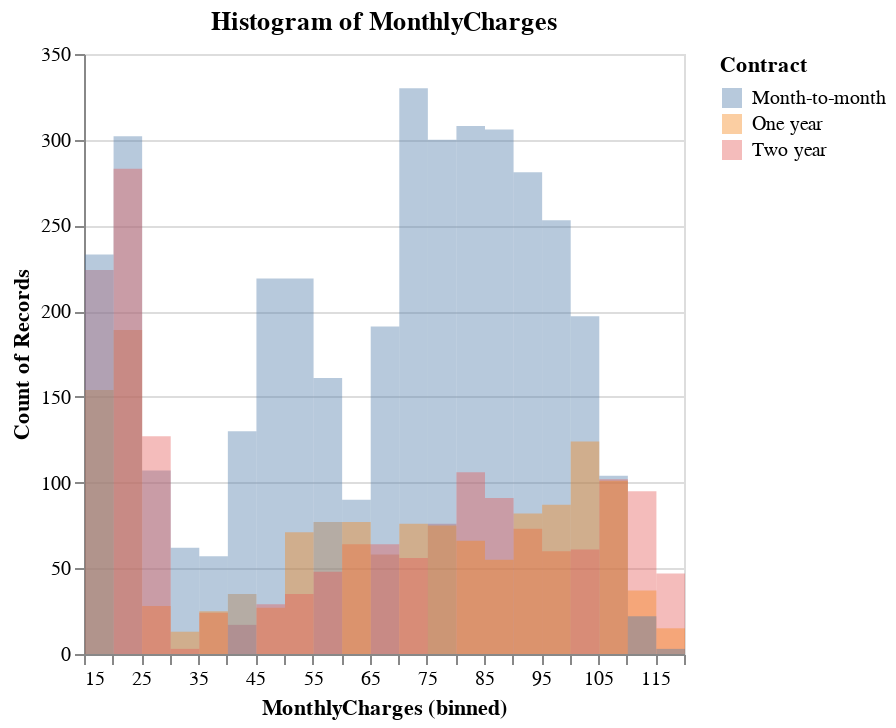

Here is the notebook cell this chart was saved with:
### Markdown cell above
- Different contract types do show different distributions of tenure.
- The tenure of monthly contract is short; otherwise, it's relatively high in two-year contract.

### Code cell
chart = (
    alt.Chart(df)
    .mark_bar(
        opacity=0.4,
        binSpacing=0,
    )
    .encode(
        alt.X("MonthlyCharges:Q").bin(maxbins=50),
        alt.Y("count()").stack(None),
        alt.Color("Contract:N"),
    )
    .properties(
        title="Histogram of MonthlyCharges",
    )
)

# chart.save(f"imgs/Histogram_of_MonthlyCharges.png", ppi=200)
chart.display()

### Figure 1 — Vega specification as saved in the notebook (floating-point values rounded to 4 significant figures)
{"$schema": "https://vega.github.io/schema/vega/v5.json", "data": [{"name": "source_0", "values": [{"Contract": "Month-to-month", "__count": 107, "bin_maxbins_50_MonthlyCharges": 25.0, "bin_maxbins_50_MonthlyCharges_end": 30.0}, {"Contract": "One year", "__count": 77, "bin_maxbins_50_MonthlyCharges": 55.0, "bin_maxbins_50_MonthlyCharges_end": 60.0}, {"Contract": "Month-to-month", "__count": 219, "bin_maxbins_50_MonthlyCharges": 50.0, "bin_maxbins_50_MonthlyCharges_end": 55.0}, {"Contract": "One year", "__count": 35, "bin_maxbins_50_MonthlyCharges": 40.0, "bin_maxbins_50_MonthlyCharges_end": 45.0}, {"Contract": "Month-to-month", "__count": 330, "bin_maxbins_50_MonthlyCharges": 70.0, "bin_maxbins_50_MonthlyCharges_end": 75.0}, {"Contract": "Month-to-month", "__count": 253, "bin_maxbins_50_MonthlyCharges": 95.0, "bin_maxbins_50_MonthlyCharges_end": 100.0}, {"Contract": "Month-to-month", "__count": 306, "bin_maxbins_50_MonthlyCharges": 85.0, "bin_maxbins_50_MonthlyCharges_end": 90.0}, {"Contract": "Month-to-month", "__count": 197, "bin_maxbins_50_MonthlyCharges": 100.0, "bin_maxbins_50_MonthlyCharges_end": 105.0}, {"Contract": "Month-to-month", "__count": 219, "bin_maxbins_50_MonthlyCharges": 45.0, "bin_maxbins_50_MonthlyCharges_end": 50.0}, {"Contract": "Two year", "__count": 224, "bin_maxbins_50_MonthlyCharges": 15.0, "bin_maxbins_50_MonthlyCharges_end": 20.0}, {"Contract": "One year", "__count": 124, "bin_maxbins_50_MonthlyCharges": 100.0, "bin_maxbins_50_MonthlyCharges_end": 105.0}, {"Contract": "Month-to-month", "__count": 104, "bin_maxbins_50_MonthlyCharges": 105.0, "bin_maxbins_50_MonthlyCharges_end": 110.0}, {"Contract": "Two year", "__count": 95, "bin_maxbins_50_MonthlyCharges": 110.0, "bin_maxbins_50_MonthlyCharges_end": 115.0}, {"Contract": "One year", "__count": 189, "bin_maxbins_50_MonthlyCharges": 20.0, "bin_maxbins_50_MonthlyCharges_end": 25.0}, {"Contract": "Two year", "__count": 102, "bin_maxbins_50_MonthlyCharges": 105.0, "bin_maxbins_50_MonthlyCharges_end": 110.0}, {"Contract": "Month-to-month", "__count": 161, "bin_maxbins_50_MonthlyCharges": 55.0, "bin_maxbins_50_MonthlyCharges_end": 60.0}, {"Contract": "Month-to-month", "__count": 281, "bin_maxbins_50_MonthlyCharges": 90.0, "bin_maxbins_50_MonthlyCharges_end": 95.0}, {"Contract": "Month-to-month", "__count": 57, "bin_maxbins_50_MonthlyCharges": 35.0, "bin_maxbins_50_MonthlyCharges_end": 40.0}, {"Contract": "One year", "__count": 154, "bin_maxbins_50_MonthlyCharges": 15.0, "bin_maxbins_50_MonthlyCharges_end": 20.0}, {"Contract": "Month-to-month", "__count": 302, "bin_maxbins_50_MonthlyCharges": 20.0, "bin_maxbins_50_MonthlyCharges_end": 25.0}, {"Contract": "Two year", "__count": 48, "bin_maxbins_50_MonthlyCharges": 55.0, "bin_maxbins_50_MonthlyCharges_end": 60.0}, {"Contract": "Month-to-month", "__count": 62, "bin_maxbins_50_MonthlyCharges": 30.0, "bin_maxbins_50_MonthlyCharges_end": 35.0}, {"Contract": "Two year", "__count": 73, "bin_maxbins_50_MonthlyCharges": 90.0, "bin_maxbins_50_MonthlyCharges_end": 95.0}, {"Contract": "Month-to-month", "__count": 90, "bin_maxbins_50_MonthlyCharges": 60.0, "bin_maxbins_50_MonthlyCharges_end": 65.0}, {"Contract": "Two year", "__count": 60, "bin_maxbins_50_MonthlyCharges": 95.0, "bin_maxbins_50_MonthlyCharges_end": 100.0}, {"Contract": "One year", "__count": 58, "bin_maxbins_50_MonthlyCharges": 65.0, "bin_maxbins_50_MonthlyCharges_end": 70.0}, {"Contract": "Month-to-month", "__count": 191, "bin_maxbins_50_MonthlyCharges": 65.0, "bin_maxbins_50_MonthlyCharges_end": 70.0}, {"Contract": "One year", "__count": 27, "bin_maxbins_50_MonthlyCharges": 45.0, "bin_maxbins_50_MonthlyCharges_end": 50.0}, {"Contract": "Two year", "__count": 64, "bin_maxbins_50_MonthlyCharges": 65.0, "bin_maxbins_50_MonthlyCharges_end": 70.0}, {"Contract": "Two year", "__count": 76, "bin_maxbins_50_MonthlyCharges": 75.0, "bin_maxbins_50_MonthlyCharges_end": 80.0}, {"Contract": "Month-to-month", "__count": 300, "bin_maxbins_50_MonthlyCharges": 75.0, "bin_maxbins_50_MonthlyCharges_end": 80.0}, {"Contract": "Month-to-month", "__count": 308, "bin_maxbins_50_MonthlyCharges": 80.0, "bin_maxbins_50_MonthlyCharges_end": 85.0}, {"Contract": "Two year", "__count": 64, "bin_maxbins_50_MonthlyCharges": 60.0, "bin_maxbins_50_MonthlyCharges_end": 65.0}, {"Contract": "One year", "__count": 76, "bin_maxbins_50_MonthlyCharges": 70.0, "bin_maxbins_50_MonthlyCharges_end": 75.0}, {"Contract": "One year", "__count": 87, "bin_maxbins_50_MonthlyCharges": 95.0, "bin_maxbins_50_MonthlyCharges_end": 100.0}, {"Contract": "One year", "__count": 101, "bin_maxbins_50_MonthlyCharges": 105.0, "bin_maxbins_50_MonthlyCharges_end": 110.0}, {"Contract": "Two year", "__count": 283, "bin_maxbins_50_MonthlyCharges": 20.0, "bin_maxbins_50_MonthlyCharges_end": 25.0}, {"Contract": "Two year", "__count": 17, "bin_maxbins_50_MonthlyCharges": 40.0, "bin_maxbins_50_MonthlyCharges_end": 45.0}, {"Contract": "One year", "__count": 71, "bin_maxbins_50_MonthlyCharges": 50.0, "bin_maxbins_50_MonthlyCharges_end": 55.0}, {"Contract": "One year", "__count": 75, "bin_maxbins_50_MonthlyCharges": 75.0, "bin_maxbins_50_MonthlyCharges_end": 80.0}, {"Contract": "One year", "__count": 37, "bin_maxbins_50_MonthlyCharges": 110.0, "bin_maxbins_50_MonthlyCharges_end": 115.0}, {"Contract": "One year", "__count": 28, "bin_maxbins_50_MonthlyCharges": 25.0, "bin_maxbins_50_MonthlyCharges_end": 30.0}, {"Contract": "One year", "__count": 77, "bin_maxbins_50_MonthlyCharges": 60.0, "bin_maxbins_50_MonthlyCharges_end": 65.0}, {"Contract": "Two year", "__count": 106, "bin_maxbins_50_MonthlyCharges": 80.0, "bin_maxbins_50_MonthlyCharges_end": 85.0}, {"Contract": "Month-to-month", "__count": 22, "bin_maxbins_50_MonthlyCharges": 110.0, "bin_maxbins_50_MonthlyCharges_end": 115.0}, {"Contract": "Two year", "__count": 61, "bin_maxbins_50_MonthlyCharges": 100.0, "bin_maxbins_50_MonthlyCharges_end": 105.0}, {"Contract": "Month-to-month", "__count": 233, "bin_maxbins_50_MonthlyCharges": 15.0, "bin_maxbins_50_MonthlyCharges_end": 20.0}, {"Contract": "One year", "__count": 13, "bin_maxbins_50_MonthlyCharges": 30.0, "bin_maxbins_50_MonthlyCharges_end": 35.0}, {"Contract": "One year", "__count": 82, "bin_maxbins_50_MonthlyCharges": 90.0, "bin_maxbins_50_MonthlyCharges_end": 95.0}, {"Contract": "Two year", "__count": 35, "bin_maxbins_50_MonthlyCharges": 50.0, "bin_maxbins_50_MonthlyCharges_end": 55.0}, {"Contract": "Two year", "__count": 3, "bin_maxbins_50_MonthlyCharges": 30.0, "bin_maxbins_50_MonthlyCharges_end": 35.0}, {"Contract": "Two year", "__count": 91, "bin_maxbins_50_MonthlyCharges": 85.0, "bin_maxbins_50_MonthlyCharges_end": 90.0}, {"Contract": "Month-to-month", "__count": 130, "bin_maxbins_50_MonthlyCharges": 40.0, "bin_maxbins_50_MonthlyCharges_end": 45.0}, {"Contract": "Two year", "__count": 127, "bin_maxbins_50_MonthlyCharges": 25.0, "bin_maxbins_50_MonthlyCharges_end": 30.0}, {"Contract": "One year", "__count": 66, "bin_maxbins_50_MonthlyCharges": 80.0, "bin_maxbins_50_MonthlyCharges_end": 85.0}, {"Contract": "Two year", "__count": 56, "bin_maxbins_50_MonthlyCharges": 70.0, "bin_maxbins_50_MonthlyCharges_end": 75.0}, {"Contract": "Two year", "__count": 29, "bin_maxbins_50_MonthlyCharges": 45.0, "bin_maxbins_50_MonthlyCharges_end": 50.0}, {"Contract": "Two year", "__count": 47, "bin_maxbins_50_MonthlyCharges": 115.0, "bin_maxbins_50_MonthlyCharges_end": 120.0}, {"Contract": "One year", "__count": 55, "bin_maxbins_50_MonthlyCharges": 85.0, "bin_maxbins_50_MonthlyCharges_end": 90.0}, {"Contract": "Two year", "__count": 24, "bin_maxbins_50_MonthlyCharges": 35.0, "bin_maxbins_50_MonthlyCharges_end": 40.0}, {"Contract": "One year", "__count": 15, "bin_maxbins_50_MonthlyCharges": 115.0, "bin_maxbins_50_MonthlyCharges_end": 120.0}, {"Contract": "One year", "__count": 25, "bin_maxbins_50_MonthlyCharges": 35.0, "bin_maxbins_50_MonthlyCharges_end": 40.0}, {"Contract": "Month-to-month", "__count": 3, "bin_maxbins_50_MonthlyCharges": 115.0, "bin_maxbins_50_MonthlyCharges_end": 120.0}]}, {"name": "source_0_y_domain___count", "values": [{"min": 3, "max": 330}]}, {"name": "source_0_color_domain_Contract", "values": [{"Contract": "Month-to-month"}, {"Contract": "One year"}, {"Contract": "Two year"}]}], "signals": [{"name": "bin_maxbins_50_MonthlyCharges_bins", "value": {"fields": ["MonthlyCharges"], "fname": "bin_MonthlyCharges", "start": 15.0, "step": 5.0, "stop": 120.0}}], "marks": [{"type": "rect", "name": "marks", "from": {"data": "source_0"}, "encode": {"update": {"opacity": {"value": 0.4}, "y": {"field": "__count", "scale": "y"}, "fill": {"field": "Contract", "scale": "color"}, "y2": {"value": 0, "scale": "y"}, "x2": {"field": "bin_maxbins_50_MonthlyCharges", "scale": "x", "offset": {"signal": "0.5 + (abs(scale(\"x\", datum[\"bin_maxbins_50_MonthlyCharges_end\"]) - scale(\"x\", datum[\"bin_maxbins_50_MonthlyCharges\"])) < 0.25 ? -0.5 * (0.25 - (abs(scale(\"x\", datum[\"bin_maxbins_50_MonthlyCharges_end\"]) - scale(\"x\", datum[\"bin_maxbins_50_MonthlyCharges\"])))) : 0)"}}, "x": {"field": "bin_maxbins_50_MonthlyCharges_end", "scale": "x", "offset": {"signal": "0.5 + (abs(scale(\"x\", datum[\"bin_maxbins_50_MonthlyCharges_end\"]) - scale(\"x\", datum[\"bin_maxbins_50_MonthlyCharges\"])) < 0.25 ? 0.5 * (0.25 - (abs(scale(\"x\", datum[\"bin_maxbins_50_MonthlyCharges_end\"]) - scale(\"x\", datum[\"bin_maxbins_50_MonthlyCharges\"])))) : 0)"}}}}, "style": ["bar"]}], "scales": [{"name": "x", "type": "linear", "domain": {"signal": "[bin_maxbins_50_MonthlyCharges_bins.start, bin_maxbins_50_MonthlyCharges_bins.stop]"}, "range": [0, {"signal": "width"}], "bins": {"signal": "bin_maxbins_50_MonthlyCharges_bins"}, "zero": false}, {"name": "y", "type": "linear", "domain": [{"signal": "(data(\"source_0_y_domain___count\")[0] || {}).min"}, {"signal": "(data(\"source_0_y_domain___count\")[0] || {}).max"}], "range": [{"signal": "height"}, 0], "zero": true, "nice": true}, {"name": "color", "type": "ordinal", "domain": {"data": "source_0_color_domain_Contract", "field": "Contract", "sort": true}, "range": "category"}], "axes": [{"scale": "y", "labels": false, "grid": true, "domain": false, "ticks": false, "tickCount": {"signal": "ceil(height/40)"}, "orient": "left", "aria": false, "gridScale": "x", "maxExtent": 0, "zindex": 0, "minExtent": 0}, {"scale": "x", "zindex": 0, "grid": false, "tickCount": {"signal": "ceil(width/10)"}, "title": "MonthlyCharges (binned)", "labelOverlap": true, "labelFlush": true, "orient": "bottom"}, {"scale": "y", "zindex": 0, "title": "Count of Records", "grid": false, "labelOverlap": true, "tickCount": {"signal": "ceil(height/40)"}, "orient": "left"}], "title": {"text": "Histogram of MonthlyCharges", "frame": "group"}, "style": "cell", "legends": [{"fill": "color", "symbolType": "square", "title": "Contract", "encode": {"symbols": {"update": {"opacity": {"value": 0.4}}}}}], "padding": 5, "background": "white", "height": 300, "width": 300}
